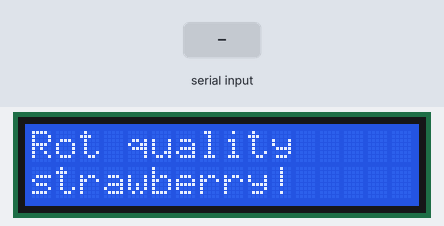
Bench run of a sketch on a simulated Arduino Uno, built with avr-gcc and run on an emulated ATmega328P. Shown: 16×2 character LCD. The test bench sets the inputs (shaded band).

Above: at 1.2 s.
1.3 s: "1" received over Serial
At 1.7 s:
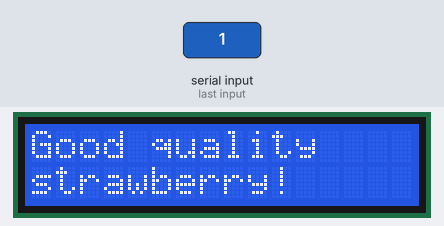
2.8 s: "0" received over Serial
At 4.0 s:
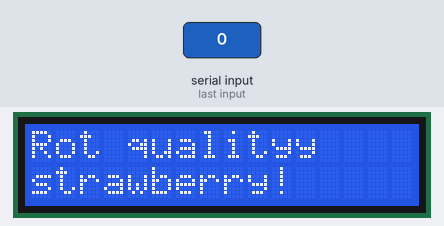
4.3 s: "2" received over Serial
At 5.2 s:
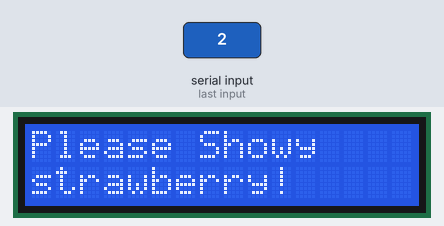
Timing chart, 0 to 7.3 s (numbered marks = the images above; inputs shaded):
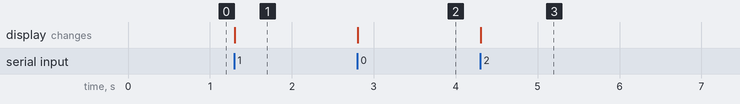

Measured:
- after the input at 1.3 s, the display: changes at once (image 1)
- after the input at 2.8 s, the display: changes at once (image 2)
- after the input at 4.3 s, the display: changes at once (image 3)

The sketch:

lcd.ino
```cpp
#include <LiquidCrystal.h>
const int rs = 12, en = 11, d4 = 5, d5 = 4, d6 = 3, d7 = 2;
LiquidCrystal lcd(rs, en, d4, d5, d6, d7);
char result = '0';

void setup() {
  Serial.begin(9600);
  lcd.begin(16, 2);
}

void loop() {
  if (Serial.available() > 0){
    result = Serial.read();
  }
  switch (result){
    case '0':
      lcd.setCursor(0,0);
      lcd.print("Rot quality");
      lcd.setCursor(0,1);
      lcd.print("strawberry!");
      break;
    case '1':
      lcd.setCursor(0,0);
      lcd.print("Good quality");
      lcd.setCursor(0,1);
      lcd.print("strawberry!");
      break;
    case '2':
      lcd.setCursor(0,0);
      lcd.print("Please Show");
      lcd.setCursor(0,1);
      lcd.print("strawberry!");
      break;
  }
}
```
